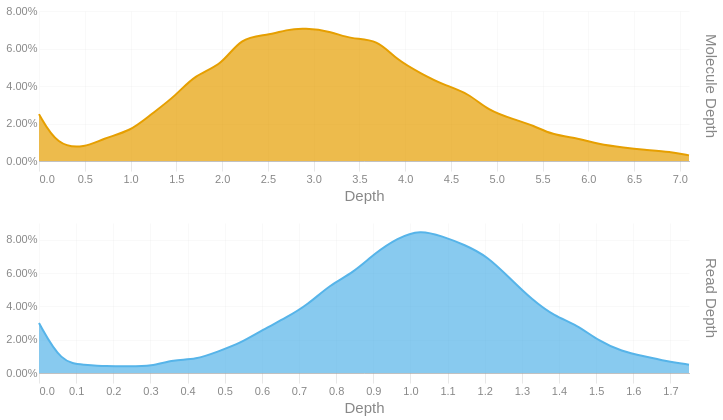

Notebook cell for this chart:
### Code cell
readdep = depth_hist(tb['Read Depth'], q99, 3)
readdep = readdep.with_columns(pl.lit('Read Depth').alias('Metric'))
if not SKIPLR:
    moldep = depth_hist(tb['Molecule Depth'], mol_q99, 1)
    moldep = moldep.with_columns(pl.lit('Molecule Depth').alias('Metric'))
    _hist = pl.concat([readdep, moldep])
    _hist = _hist.filter(pl.col('Proportion') != 0)
    with SafeRender(_hist):
        (
            alt.Chart(_hist)        
            .mark_area(interpolate = "basis")
            .encode(
                x=alt.X('Bin:Q').scale(domainMin=0).axis(alt.Axis(title='Depth')),
                y = alt.Y('Proportion:Q', title = None).axis(format = '.2%'),
                color = alt.Color('Metric:N').legend(None),
                row = alt.Row("Metric:N").header(title = None, labelOrient = 'right'),
                tooltip = [
                    alt.Tooltip("Metric:N", title = "Metric"),
                    alt.Tooltip('Interval:N', title = "Depth Interval"),
                    alt.Tooltip('Proportion:Q', title = "% Alignments").format('.2%')
                ]
            )
            .resolve_scale(x='independent', y='independent')
            .properties(
                height = 150, width = 650,
                usermeta={'embedOptions': {'downloadFileName': f'{samplename}.depth.hist'}}
            )
        ).display()
else:
    readdep = readdep.filter(pl.col('Proportion') != 0)
    with SafeRender(readdep):
        (
            alt.Chart(readdep)        
            .mark_area(interpolate = "basis")
            .encode(
                x=alt.X('Bin:Q').scale(domainMin=0).axis(alt.Axis(title='Depth')),
                y = alt.Y('Proportion:Q', title = None).axis(format = '.2%'),
                tooltip = [
                    alt.Tooltip('Interval:N', title = "Depth Interval"),
                    alt.Tooltip('Proportion:Q', title = "% Alignments").format('.2%')
                ]
            )
            .properties(
                usermeta={'embedOptions': {'downloadFileName': f'{samplename}.depth.hist'}}
            )
        ).display()

### Figure 1 — Vega-Lite specification as saved in the notebook (floating-point values rounded to 4 significant figures)
{"width": 650, "height": 150, "config": {"title": {"anchor": "start", "dy": -15, "fontSize": 18, "color": "#888888", "subtitleColor": "#888888", "subtitleFontSize": 14}, "arc": {"fill": "#0072B2"}, "axis": {"domainColor": "#888888", "domainWidth": 0.5, "gridWidth": 0.2, "grid": false, "titleFontWeight": 400, "titleFontSize": 15, "labelFontSize": 11, "labelColor": "#888888", "tickColor": "#888888", "tickWidth": 0.2, "titleColor": "#888888"}, "axisBand": {"grid": false}, "axisX": {"grid": true, "tickSize": 10, "domainCap": "round"}, "axisY": {"domain": false, "grid": true, "tickSize": 0, "domainCap": "round"}, "background": "transparent", "header": {"labelFontSize": 15, "labelColor": "#888888", "titleFontSize": 15, "titleFontWeight": 600, "titleColor": "#888888"}, "legend": {"labelFont": "sans-serif", "labelFontSize": 12, "labelColor": "#888888", "symbolSize": 100, "symbolType": "circle", "titleFontSize": 12, "titlePadding": 10, "titleColor": "#888888", "title": null}, "range": {"category": ["#E69F00", "#56B4E9", "#009E73", "#F0E442", "#0072B2", "#D55E00", "#CC79A7", "#000000"], "diverging": ["#cfe8f3", "#a2d4ec", "#73bfe2", "#46abdb", "#1696d2", "#12719e"]}, "area": {"fill": "#0072B2", "fillOpacity": 0.7, "line": true, "strokeOpacity": 0.7}, "line": {"color": "#0072B2", "stroke": "#0072B2", "strokeWidth": 2}, "trail": {"color": "#0072B2", "stroke": "#0072B2", "strokeWidth": 0, "size": 1}, "point": {"filled": true, "fillOpacity": 1.0, "size": 95}, "text": {"color": "#888888", "fontSize": 11, "align": "right", "fontWeight": 400, "size": 11}, "bar": {"fill": "#0072B2", "stroke": null}, "view": {"stroke": null, "continuousWidth": 660, "continuousHeight": 400}}, "data": {"name": "data-ae9328e37143dfa5f86c6d5ee9057370"}, "mark": {"type": "area", "interpolate": "basis"}, "encoding": {"color": {"field": "Metric", "legend": null, "type": "nominal"}, "row": {"field": "Metric", "header": {"title": null, "labelOrient": "right"}, "type": "nominal"}, "tooltip": [{"field": "Metric", "title": "Metric", "type": "nominal"}, {"field": "Interval", "title": "Depth Interval", "type": "nominal"}, {"field": "Proportion", "format": ".2%", "title": "% Alignments", "type": "quantitative"}], "x": {"axis": {"title": "Depth"}, "field": "Bin", "scale": {"domainMin": 0}, "type": "quantitative"}, "y": {"axis": {"format": ".2%"}, "field": "Proportion", "title": null, "type": "quantitative"}}, "resolve": {"scale": {"x": "independent", "y": "independent"}}, "usermeta": {"embedOptions": {"downloadFileName": "S1_Musquodoboit_003.depth.hist"}}, "$schema": "https://vega.github.io/schema/vega-lite/v6.1.0.json", "datasets": {"data-ae9328e37143dfa5f86c6d5ee9057370": [{"Bin": 0.0, "Interval": "0.0-0.06", "Proportion": 0.03, "Metric": "Read Depth"}, {"Bin": 0.06, "Interval": "0.06-0.121", "Proportion": 0.006, "Metric": "Read Depth"}, {"Bin": 0.121, "Interval": "0.121-0.181", "Proportion": 0.005, "Metric": "Read Depth"}, {"Bin": 0.181, "Interval": "0.181-0.241", "Proportion": 0.004, "Metric": "Read Depth"}, {"Bin": 0.241, "Interval": "0.241-0.302", "Proportion": 0.004, "Metric": "Read Depth"}, {"Bin": 0.302, "Interval": "0.302-0.362", "Proportion": 0.004, "Metric": "Read Depth"}, {"Bin": 0.362, "Interval": "0.362-0.422", "Proportion": 0.008, "Metric": "Read Depth"}, {"Bin": 0.422, "Interval": "0.422-0.483", "Proportion": 0.008, "Metric": "Read Depth"}, {"Bin": 0.483, "Interval": "0.483-0.543", "Proportion": 0.013, "Metric": "Read Depth"}, {"Bin": 0.543, "Interval": "0.543-0.603", "Proportion": 0.018, "Metric": "Read Depth"}, {"Bin": 0.603, "Interval": "0.603-0.664", "Proportion": 0.026, "Metric": "Read Depth"}, {"Bin": 0.664, "Interval": "0.664-0.724", "Proportion": 0.033, "Metric": "Read Depth"}, {"Bin": 0.724, "Interval": "0.724-0.784", "Proportion": 0.041, "Metric": "Read Depth"}, {"Bin": 0.784, "Interval": "0.784-0.845", "Proportion": 0.053, "Metric": "Read Depth"}, {"Bin": 0.845, "Interval": "0.845-0.905", "Proportion": 0.06, "Metric": "Read Depth"}, {"Bin": 0.905, "Interval": "0.905-0.965", "Proportion": 0.072, "Metric": "Read Depth"}, {"Bin": 0.965, "Interval": "0.965-1.026", "Proportion": 0.081, "Metric": "Read Depth"}, {"Bin": 1.026, "Interval": "1.026-1.086", "Proportion": 0.086, "Metric": "Read Depth"}, {"Bin": 1.086, "Interval": "1.086-1.146", "Proportion": 0.082, "Metric": "Read Depth"}, {"Bin": 1.146, "Interval": "1.146-1.207", "Proportion": 0.077, "Metric": "Read Depth"}, {"Bin": 1.207, "Interval": "1.207-1.267", "Proportion": 0.07, "Metric": "Read Depth"}, {"Bin": 1.267, "Interval": "1.267-1.327", "Proportion": 0.057, "Metric": "Read Depth"}, {"Bin": 1.327, "Interval": "1.327-1.388", "Proportion": 0.044, "Metric": "Read Depth"}, {"Bin": 1.388, "Interval": "1.388-1.448", "Proportion": 0.034, "Metric": "Read Depth"}, {"Bin": 1.448, "Interval": "1.448-1.508", "Proportion": 0.029, "Metric": "Read Depth"}, {"Bin": 1.508, "Interval": "1.508-1.569", "Proportion": 0.019, "Metric": "Read Depth"}, {"Bin": 1.569, "Interval": "1.569-1.629", "Proportion": 0.013, "Metric": "Read Depth"}, {"Bin": 1.629, "Interval": "1.629-1.689", "Proportion": 0.01, "Metric": "Read Depth"}, {"Bin": 1.689, "Interval": "1.689-1.75", "Proportion": 0.007, "Metric": "Read Depth"}, {"Bin": 1.75, "Interval": "1.75-1.81", "Proportion": 0.005, "Metric": "Read Depth"}, {"Bin": 0.0, "Interval": "0.0-0.2", "Proportion": 0.025, "Metric": "Molecule Depth"}, {"Bin": 0.2, "Interval": "0.2-0.5", "Proportion": 0.008, "Metric": "Molecule Depth"}, {"Bin": 0.5, "Interval": "0.5-0.7", "Proportion": 0.007, "Metric": "Molecule Depth"}, {"Bin": 0.7, "Interval": "0.7-1.0", "Proportion": 0.012, "Metric": "Molecule Depth"}, {"Bin": 1.0, "Interval": "1.0-1.2", "Proportion": 0.016, "Metric": "Molecule Depth"}, {"Bin": 1.2, "Interval": "1.2-1.5", "Proportion": 0.024, "Metric": "Molecule Depth"}, {"Bin": 1.5, "Interval": "1.5-1.7", "Proportion": 0.035, "Metric": "Molecule Depth"}, {"Bin": 1.7, "Interval": "1.7-2.0", "Proportion": 0.046, "Metric": "Molecule Depth"}, {"Bin": 2.0, "Interval": "2.0-2.2", "Proportion": 0.051, "Metric": "Molecule Depth"}, {"Bin": 2.2, "Interval": "2.2-2.5", "Proportion": 0.066, "Metric": "Molecule Depth"}, {"Bin": 2.5, "Interval": "2.5-2.7", "Proportion": 0.067, "Metric": "Molecule Depth"}, {"Bin": 2.7, "Interval": "2.7-2.9", "Proportion": 0.07, "Metric": "Molecule Depth"}, {"Bin": 2.9, "Interval": "2.9-3.2", "Proportion": 0.071, "Metric": "Molecule Depth"}, {"Bin": 3.2, "Interval": "3.2-3.4", "Proportion": 0.069, "Metric": "Molecule Depth"}, {"Bin": 3.4, "Interval": "3.4-3.7", "Proportion": 0.065, "Metric": "Molecule Depth"}, {"Bin": 3.7, "Interval": "3.7-3.9", "Proportion": 0.065, "Metric": "Molecule Depth"}, {"Bin": 3.9, "Interval": "3.9-4.2", "Proportion": 0.054, "Metric": "Molecule Depth"}, {"Bin": 4.2, "Interval": "4.2-4.4", "Proportion": 0.046, "Metric": "Molecule Depth"}, {"Bin": 4.4, "Interval": "4.4-4.7", "Proportion": 0.041, "Metric": "Molecule Depth"}, {"Bin": 4.7, "Interval": "4.7-4.9", "Proportion": 0.036, "Metric": "Molecule Depth"}, {"Bin": 4.9, "Interval": "4.9-5.2", "Proportion": 0.027, "Metric": "Molecule Depth"}, {"Bin": 5.2, "Interval": "5.2-5.4", "Proportion": 0.022, "Metric": "Molecule Depth"}, {"Bin": 5.4, "Interval": "5.4-5.6", "Proportion": 0.019, "Metric": "Molecule Depth"}, {"Bin": 5.6, "Interval": "5.6-5.9", "Proportion": 0.014, "Metric": "Molecule Depth"}, {"Bin": 5.9, "Interval": "5.9-6.1", "Proportion": 0.012, "Metric": "Molecule Depth"}, {"Bin": 6.1, "Interval": "6.1-6.4", "Proportion": 0.009, "Metric": "Molecule Depth"}, {"Bin": 6.4, "Interval": "6.4-6.6", "Proportion": 0.007, "Metric": "Molecule Depth"}, {"Bin": 6.6, "Interval": "6.6-6.9", "Proportion": 0.006, "Metric": "Molecule Depth"}, {"Bin": 6.9, "Interval": "6.9-7.1", "Proportion": 0.005, "Metric": "Molecule Depth"}, {"Bin": 7.1, "Interval": "7.1-7.36", "Proportion": 0.003, "Metric": "Molecule Depth"}]}}
